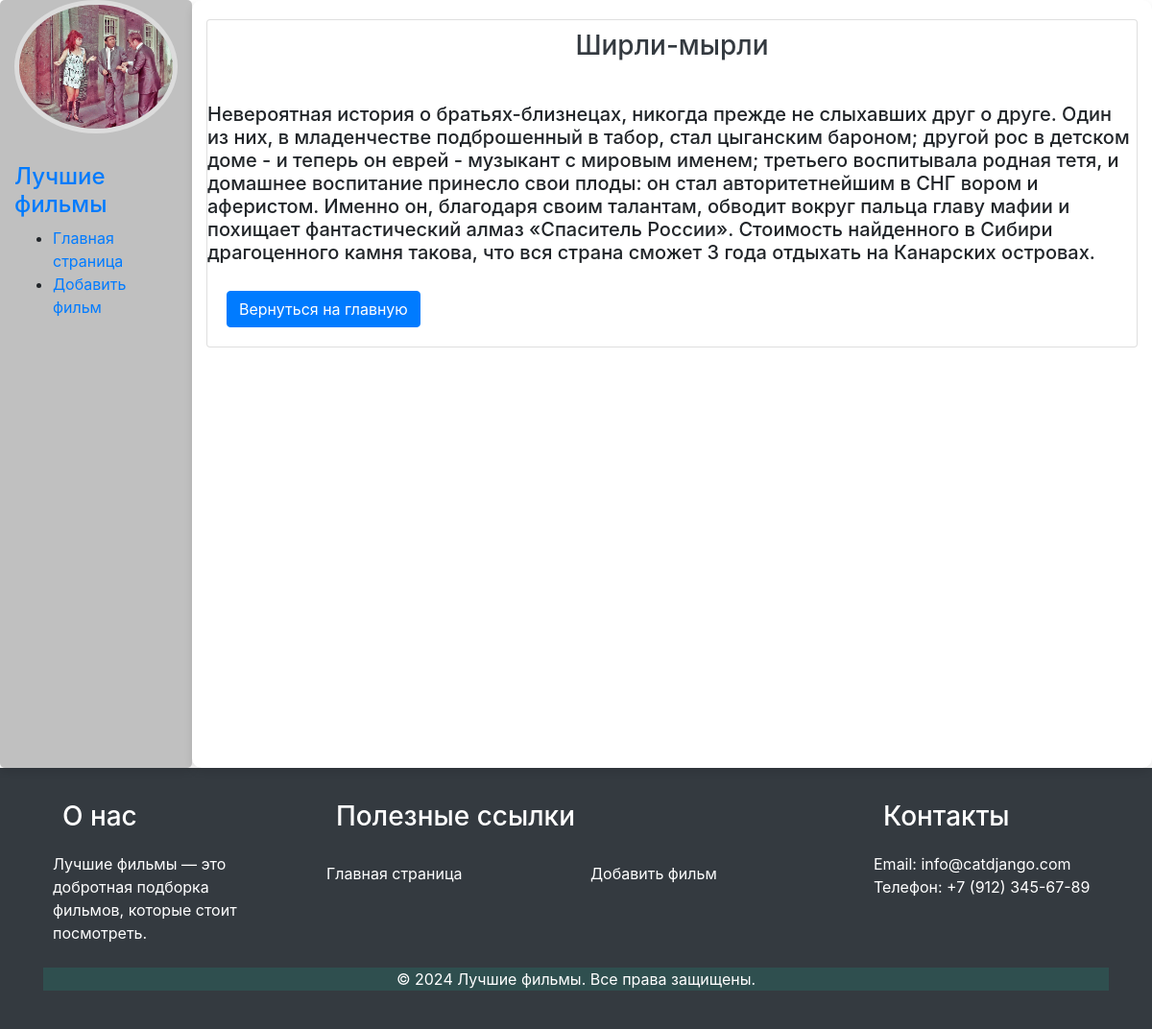
/film/3/, run on the app's committed database.
### films/models.py (models this page shows)
class Film(models.Model):
    title = models.CharField('Название фильма', max_length=60)
    description = models.CharField('Описание фильма', max_length=240)
    content = models.TextField('Содержание фильма')
    review = models.CharField('Отзыв', max_length=240)
    date = models.DateField('Дата')
    class Meta:
        verbose_name = 'Фильм'
        verbose_name_plural = 'Фильмы'

### films/views.py (the view)
# urls.py: path('film/<int:film_id>/', views.film_detail, name='film_detail'),
def film_detail(request, film_id):
    film = get_object_or_404(Film, id=film_id)
    context = {
        'caption': 'Лучшие фильмы',
        'page': 'Подробнее',
        'layout_data': {
            'home': 'Главная страница',
            'add': 'Добавить фильм'
        },
        'film': film
    }
    return render(request, 'films/details.html', context)

### films/templates/films/details.html (shortened to what this page needs)
{% extends 'films/layout.html' %}
{% block content %}
    <div class="card">
        <h3 class="text-center">{{ film.title }}</h3>
        <br>
        <h5>{{ film.content|linebreaksbr }}</h5>
        <div class="card-body">
        <a href="{% url 'home' %}" class="btn btn-primary">Вернуться на главную</a>
        </div>
    </div>
{% endblock %}

### films/static/films/css/films.css (style rules this page uses)
body { font-family: 'Arial', sans-serif; background-color: #DCDCDC; }
h3 { color: #343a40; padding: 10px; }

### data on the page
Film: title "Ширли-мырли", content "Невероятная история о братьях-близнецах, никогда прежде не слыхавших друг о друге. Один из них, в младенчестве подброшенный в табор, стал цыганским бароном; другой рос в детском доме - и теперь он еврей - музыкант с мировым именем; третьего воспитывала родная тетя, и домашнее воспитание принесло свои плоды: он стал авторитетнейшим в СНГ вором и аферистом. Именно он, благодаря своим талантам, обводит вокруг пальца главу мафии и похищает фантастический алмаз «Спаситель России». Стоимость найденного в Сибири драгоценного камня такова, что вся страна сможет 3 года отдыхать на Канарских островах."

### other printed values
{{ caption }} "Лучшие фильмы"
{{ layout_data.home }} "Главная страница"
{{ layout_data.add }} "Добавить фильм"
